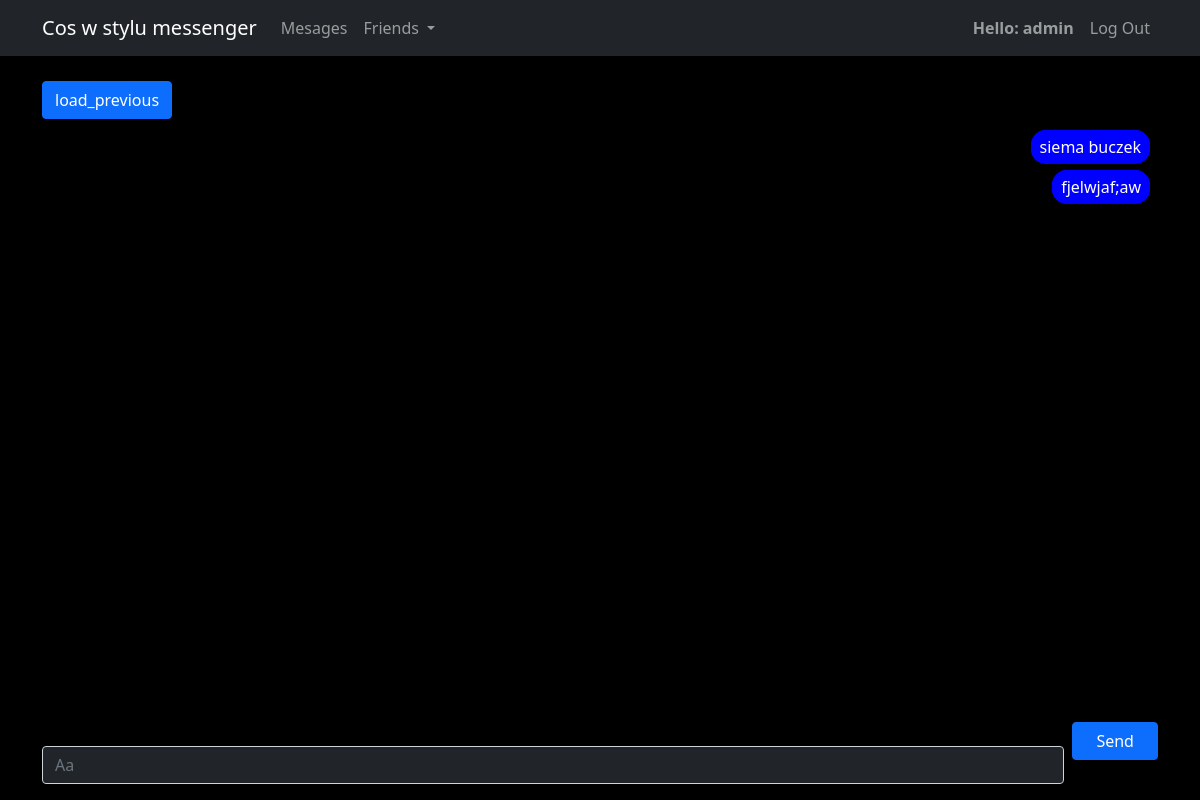
Page /1 (signed in) on the earlier database version.
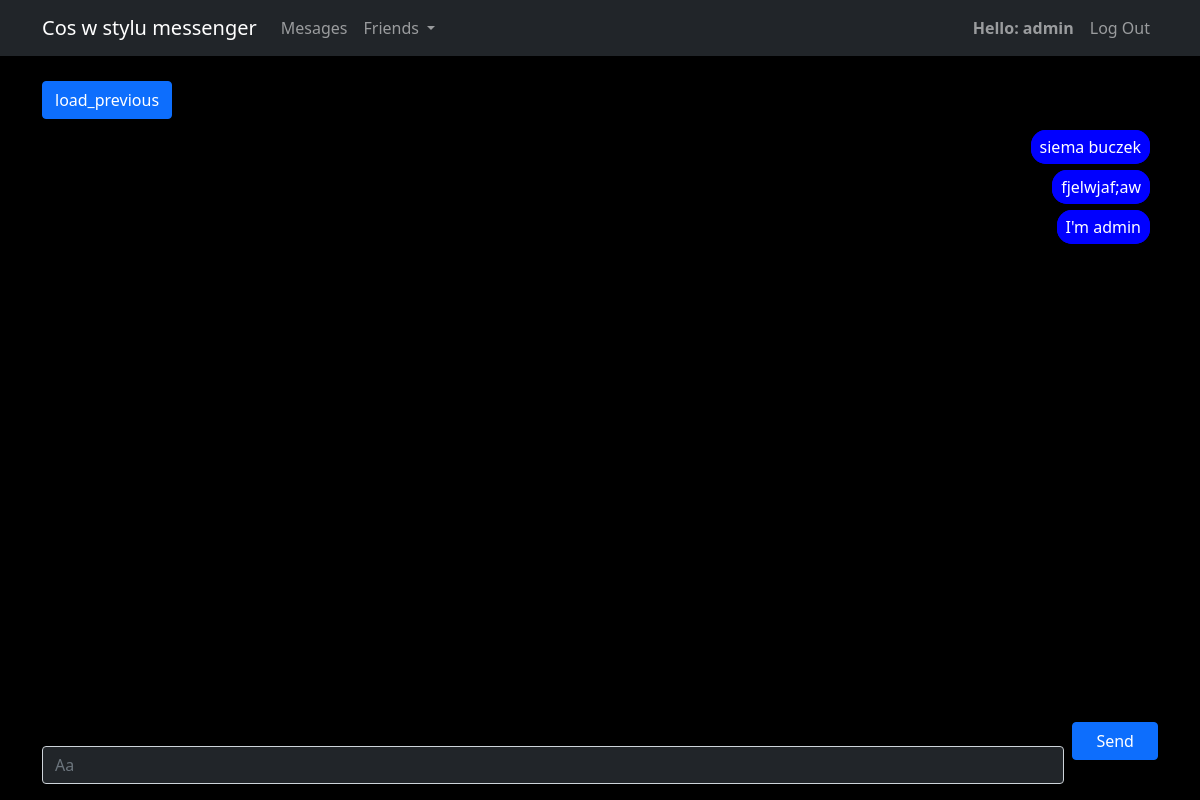
Same page on the later database version.
### message/models.py (models this page shows, shortened)
class Message(models.Model):
    text = models.TextField()
    from_user = models.ForeignKey(
        User, on_delete=models.CASCADE, related_name='from_user')
    to_user = models.ForeignKey(
        User, on_delete=models.CASCADE, related_name='to_user')
    send_of = models.DateTimeField(auto_now=True)

### message/views.py (the view, shortened to what this page needs)
# urls.py: path('', views.Message_user_view.as_view(), name='view'),
class Message_user_view(LoginRequiredMixin, generic.CreateView):
    template_name = 'message/message_view.html'
    form_class = forms.Message_form
    def get_context_data(self, **kwargs):
        context = super().get_context_data(**kwargs)
        context['users'] = User.objects.exclude(username=self.request.user.username)
        to_user = to_user_make(self)
        if to_user:
            message_list = models.Message.objects.filter(
                Q(to_user=self.request.user, from_user=to_user) |
                Q(from_user=self.request.user, to_user=to_user)
            ).order_by('-pk')[0:30]
            context["message"] = message_list[::-1]
            context['to_user'] = to_user
        return context

### message/forms.py
class Message_form(forms.ModelForm):
    class Meta():
        model = models.Message
        fields = ('text',)
        labels = {
            'text':''
        }
        widgets = {
            'text': forms.TextInput(attrs={
                'type':'text',
                'class': 'text_message bg-dark text-white',
                'rows': '1',
                'onkeydown': 'pressed(event)',
                'placeholder': 'Aa',
                'autocomplete':'off1'
            }),
        }

### message/views.py (called while the page is built, shortened)
def to_user_make(self):
    if self.kwargs.get('pk'):
        return User.objects.get(pk=self.kwargs.get('pk'))

### message/templates/message/message_view.html (shortened to what this page needs)
{% extends 'base.html' %}
{% load static %}
{% load django_bootstrap5 %}
{% block content %}
<div class="container-md" onload="to_down()">
  <div class="message_div">
    <h3 id='previous'><button class='btn btn-primary' onclick='addPrevious()'>load_previous</button></h3>
    <table class="table table-borderless message_table" id='message_table'>
      {% if message %}
        {% for mess in message %}
          <tr>
            {% if mess.from_user == user%}
              <td class="col-sm-6 to_left"></td>
              <td class="col-sm-6 to_right"><span class='text_border_r'>{{mess.text}}</span></td>
            {% else %}
              <td class="col-sm-6 to_left"><span class='text_border_l'>{{mess.text}}</span></td>
              <td class="col-sm-6 to_right"></td>
            {% endif %}
          </tr>
        {% endfor %}
      {% endif %}
    </table>
  </div>
  <div class='container-md fixed-bottom dark_color'>
    <form method="post" id='post_message'>
        <div class='row g-2'>
          <div class="col-9 col-md-11 col-sm-10">
            {% bootstrap_form form%}
          </div>
          <div class='col-3 col-md-1 col-sm-2'>
            <input type="button" value="Send" class="btn btn-primary send_button" onclick = 'send()'>
          </div>
      </div>
      </form>
  </div>
</div>
{% endblock content %}

Differences in the rows shown:
added Message: text "I'm admin"
